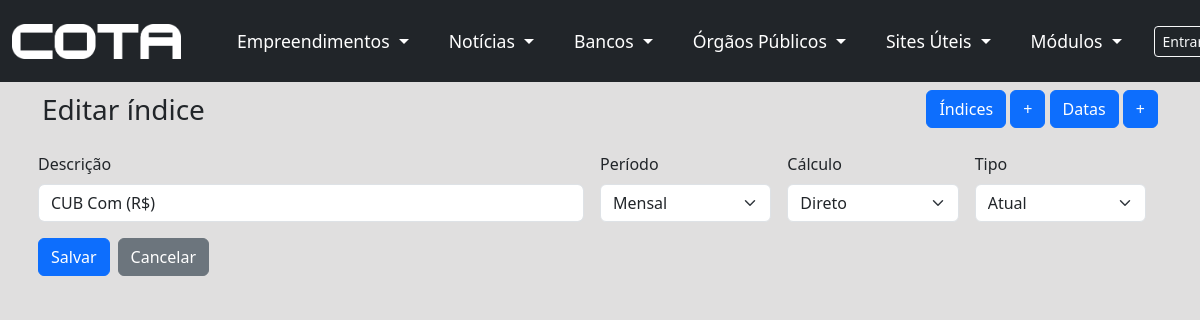
The page /indices/3/editar/ on the database its author committed.
### apps/indices/models.py (models this page shows, shortened)
class Indice(models.Model):
    descricao = models.CharField(
        max_length=40,
        verbose_name='Descrição',
        help_text='Nome curto do índice (ex.: IPCA, CDI, etc.)'
    )
    periodo = models.PositiveSmallIntegerField(
        choices=Periodo.choices,
        default=Periodo.MENSAL,
        verbose_name='Período'
    )
    calculo = models.PositiveSmallIntegerField(
        choices=Calculo.choices,
        default=Calculo.DIRETO,
        verbose_name='Cálculo'
    )
    tipo = models.PositiveSmallIntegerField(
        choices=TipoRef.choices,
        default=TipoRef.ATUAL,
        verbose_name='Tipo de referência'
    )
    created_at = models.DateTimeField(auto_now_add=True, editable=False)
    updated_at = models.DateTimeField(auto_now=True, editable=False)
    class Meta:
        db_table = 'indices'          # mantém a mesma tabela
        ordering = ['descricao']
        verbose_name = 'Índice'
        verbose_name_plural = 'Índices'
        indexes = [
            models.Index(fields=['descricao']),
            models.Index(fields=['periodo', 'calculo', 'tipo']),
        ]

### apps/indices/views.py (the view)
# urls.py: path('<int:pk>/editar/', views.indice_update, name='indice_update'),
def indice_update(request, pk):
    indice = get_object_or_404(Indice, pk=pk)
    if request.method == 'POST':
        form = IndiceForm(request.POST, instance=indice)
        if form.is_valid():
            form.save()
            messages.success(request, 'Índice atualizado com sucesso!')
            return redirect('indices:indice_list')
    else:
        form = IndiceForm(instance=indice)
    return render(request, 'indices/indice_form.html', {
        'form': form,
        'page_title': 'Editar índice'
        })

### apps/indices/forms.py
class IndiceForm(forms.ModelForm):
    class Meta:
        model = Indice
        fields = ['descricao', 'periodo', 'calculo', 'tipo']
        widgets = {
            'descricao': forms.TextInput(attrs={'class': 'form-control', 'maxlength': 40, 'autofocus': True}),
            'periodo': forms.Select(attrs={'class': 'form-select'}),
            'calculo': forms.Select(attrs={'class': 'form-select'}),
            'tipo': forms.Select(attrs={'class': 'form-select'}),
        }

### apps/intranet/context_processors.py (called while the page is built)
def navbar_links(_request):
    return {
        "empreendimento_links": EMPREENDEDIMENTO_LINKS,
        "administrativo_links": ADMINISTRATIVO_LINKS,
        "news_links": NEWS_LINKS,
        "news_links_secondary": NEWS_LINKS_SECONDARY,
        "bank_links": BANK_LINKS,
        "public_agency_links": PUBLIC_AGENCY_LINKS,
        "useful_links": USEFUL_LINKS,
        "modulo_links": MODULO_LINKS,
    }

### apps/indices/templates/indices/indice_form.html (shortened to what this page needs)
{% extends "intranet/intranet_base.html" %}
{% block content %}
{% include 'indices/indice_navbar.html' %}
<div class="container">
    <form method="post" class="row gy-3">
        <div class="row g-3">
            <div class="col-lg-6 col-sm-12">
                <label class="form-label">Descrição</label>
                {{ form.descricao }}
            </div>
            <div class="col-lg-2 col-sm-12">
                <label class="form-label">Período</label>
                {{ form.periodo }}
            </div>
            <div class="col-lg-2 col-sm-12">
                <label class="form-label">Cálculo</label>
                {{ form.calculo }}
            </div>
            <div class="col-lg-2 col-sm-12">
                <label class="form-label">Tipo</label>
                {{ form.tipo }}
            </div>
            <div class="col-2 d-flex gap-2">
                <button class="btn btn-primary" type="submit">Salvar</button>
                <a class="btn btn-secondary" href="{% url 'indices:indice_list' %}">Cancelar</a>
            </div>
        </div>
</div>
{% endblock %}

### apps/intranet/static/intranet/css/navbar.css (style rules this page uses)
body { background-color: #e0dfdf; }

### rows shown on the page
Indice: descricao "CUB Com (R$)", periodo "Mensal", calculo "Direto", tipo "Atual"

### other values the page prints
{{ page_title }} "Editar índice"
